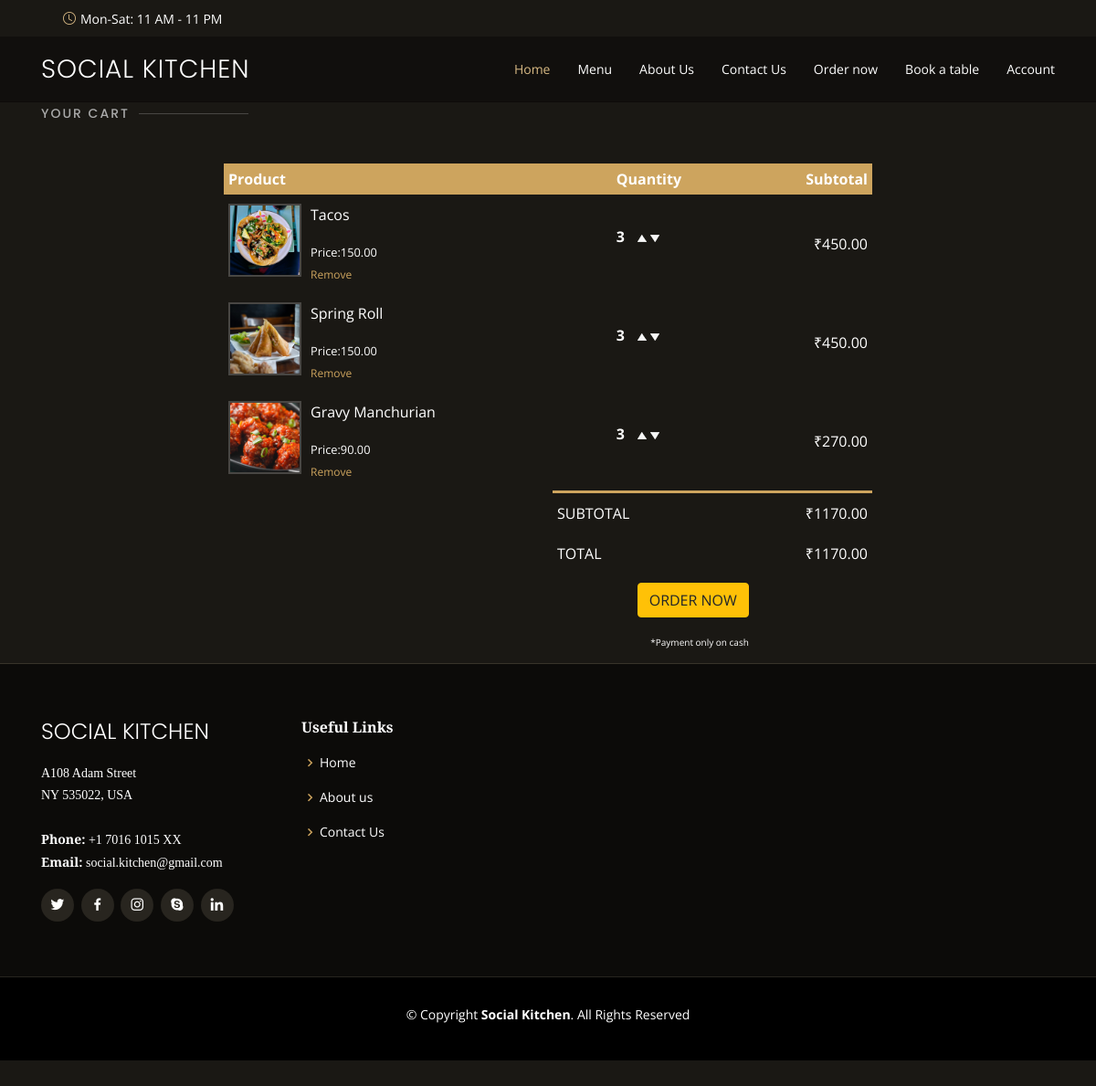
/Cart (signed in), run on the app's committed database.
### Home/models.py (models this page shows, shortened)
class OrderItem(models.Model):
    order = models.ForeignKey(Order, on_delete=models.CASCADE,null=True,blank=True)
    dish = models.ForeignKey(Dish, on_delete=models.CASCADE,null=True,blank=True)
    quantity = models.IntegerField(default=0,null=True ,blank=True)
    @property
    def get_total(self):
        total = self.dish.price *self.quantity
        return total

class Dish(models.Model):
    name = models.CharField(max_length=100,null=True,blank=True)
    price = models.DecimalField(max_digits=25, decimal_places=2,null=True,blank=True)
    description = models.TextField(max_length=400,null=True,blank=True)
    category =models.ForeignKey(DishCategory, on_delete=models.CASCADE,null=True,blank=True)
    image = models.ImageField( null = True)

class Order(models.Model):
    customer = models.ForeignKey(Customer, null=True, on_delete=models.CASCADE, blank=True)
    date_ordered = models.DateTimeField(auto_now_add=True, null=True)
    @property
    def get_Cart_total(self):
        orderitems = self.orderitem_set.all()
        total = sum([item.get_total for item in orderitems])
        return total

### Home/views.py (the view)
# urls.py: path('Cart',views.Cart,name='Cart'),
def Cart(request):
    if request.user.is_authenticated:
        customer = request.user.customer
        order , created = Order.objects.get_or_create(customer=customer)
        items = order.orderitem_set.all()
    else:
        items=[]
        order = {'get_Cart_total' :0 }
    context = {'items':items,'order':order}
    return render (request,'cart.html',context)

### templates/cart.html
{% extends 'main.html' %}
{% load static %}
{% block content %}
<link href="{% static 'css/cartmain.css' %}" rel="stylesheet">
<section id="menu" class="menu section-bg">
    <div class="container" data-aos="fade-up">
        <div class="section-title">
            <h2>YOUR CART</h2>
        </div>
        <div class="small-container cart-page">
            <table>
                <tr>
                    <th>Product</th>
                    <th>Quantity</th>
                    <th>Subtotal</th>
                </tr>
                {% for item in items %}
                <tr>
                    <td>
                        <div class="cart-info">
                            <img src="{{item.dish.image.url}}" class="cart-img" alt="">
                            <div>
                                <p>{{item.dish.name}}</p>
                                <small>Price:{{item.dish.price|floatformat:2}}</small>
                                <br>
                                <a href="">Remove</a>
                            </div>
                        </div>
                    </td>
                    <td>
                        <p class= "quantity"> {{item.quantity}}</p>
                        <div class="quantity">
                            <img data-Dish="{{item.dish.id}}" data-action="add" class="chg-quantity update-cart"
                                src="{% static  'img/arrow-up.png' %}">
                            <img data-Dish="{{item.dish.id}}" data-action="remove" class="chg-quantity update-cart"
                                src="{% static  'img/arrow-down.png' %}">
                        </div>
                    </td>
                    <td>
                        ₹{{item.get_total}}</td>
                </tr>
                {% endfor %}
            </table>
            <div class="total-price">
                <table>
                    <tr>
                        <td>SUBTOTAL</td>
                        <td>₹{{order.get_Cart_total|floatformat:2}}</td>
                    </tr>
                    <tr>
                        <td>TOTAL</td>
                        <td>₹{{order.get_Cart_total|floatformat:2}}</td>
                    </tr>
                    <tr>
                        <td>
                            <a href="{% url 'Checkout' %}">
                                <button type="button" class="btn btn-warning">ORDER NOW</button>
                            </a>
                        </td>
                    </tr>
                    <tr>
                        <td>
                            <div class="warning">*Payment only on cash</div>
                        </td>
                    </tr>
                </table>
            </div>
        </div>
    </div>
    {%endblock content %}

### static/css/styletest.css (style rules this page uses)
body { font-family: "Open Sans", sans-serif; background: #0c0b09; color: #fff; }
a { color: #cda45e; text-decoration: none; }
h1, h2, h3, h4, h5, h6 { font-family: "Playfair Display", serif; }
section { padding: 60px 0; overflow: hidden; }
.section-bg { background-color: #1a1814; }
.section-title { padding-bottom: 40px; padding-top:60px; }
.section-title h2 { font-size: 14px; font-weight: 500; padding: 0; line-height: 1px; margin: 0 0 5px 0; letter-spacing: 2px; text-transform: uppercase; color: #aaaaaa; font-family: "Poppins", sans-serif; }
.section-title h2::after { content: ""; width: 120px; height: 1px; display: inline-block; background: rgba(255, 255, 255, 0.2); margin: 4px 10px; }

### static/css/cartmain.css (style rules this page uses)
.cart-page { margin:5px 200px; }
table { width:100%; border-collapse: collapse; }
.cart-info { display: flex; flex-wrap: wrap; }
.cart-img { width: 80px; height: 80px; border: 2px solid rgba(255, 255, 255, 0.2); margin-right: 10px; }
th { text-align: left; padding: 5px; background: #cda45e; color: #fff; }
td { padding: 10px 5px; }
td a { font-size: 12px; }
.total-price { display: flex; justify-content: flex-end; }
.total-price table { border-top: 3px solid#cda45e; width: 100%; max-width: 350px; }
td:last-child { text-align: right; }
th:last-child { text-align: right; }
.warning { font-size: 10px; }
.quantity { display: inline-block; font-weight: 700; padding-right:10px; }

### data on the page
OrderItem: dish.image (picture), dish.name "Tacos", dish.price "150.00", quantity "3", get_total "450.00"
OrderItem: dish.image (picture), dish.name "Spring Roll", dish.price "150.00", quantity "3", get_total "450.00"
OrderItem: dish.image (picture), dish.name "Gravy Manchurian", dish.price "90.00", quantity "3", get_total "270.00"
Order: get_Cart_total "1170.00"
